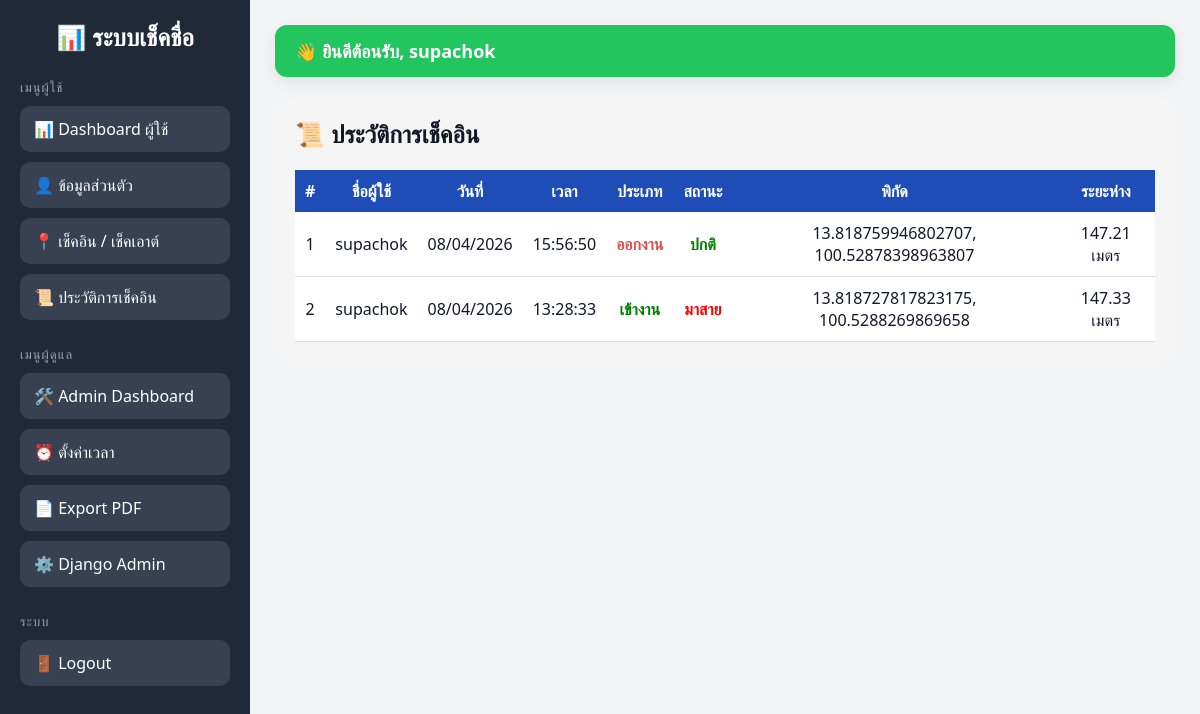
Before: /history/ (signed in) with the older database file.
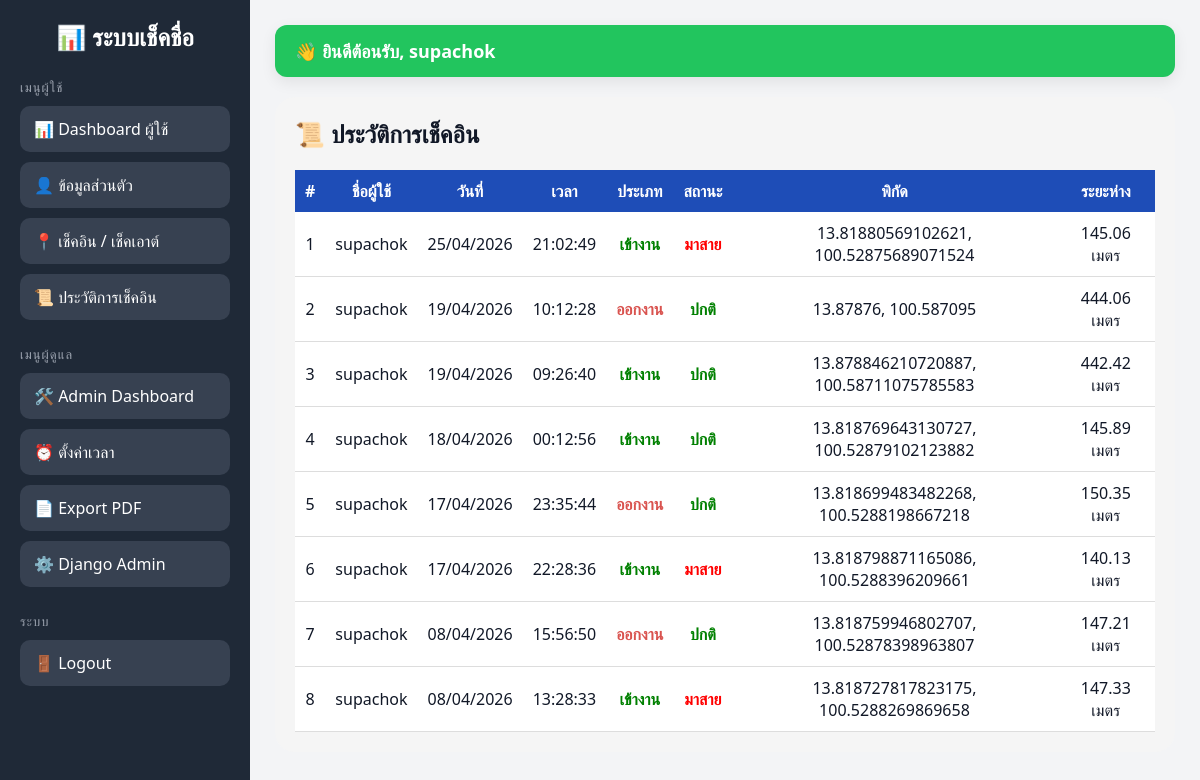
After: the same page with the newer database file.
### checkin/models.py (models this page shows, shortened)
class CheckInRecord(models.Model):
    ACTION_CHOICES = [
        ('checkin', 'Check In'),
        ('checkout', 'Check Out'),
    ]
    STATUS_CHOICES = [
        ('present', 'Present'),
        ('late', 'Late'),
    ]
    user = models.ForeignKey(User, on_delete=models.CASCADE)
    action = models.CharField(max_length=10, choices=ACTION_CHOICES)
    latitude = models.FloatField()
    longitude = models.FloatField()
    distance = models.FloatField(default=0)
    status = models.CharField(max_length=10, choices=STATUS_CHOICES, default='present')
    created_at = models.DateTimeField(auto_now_add=True)

### checkin/views.py (the view)
# urls.py: path('history/', views.history_view, name='history'),
@login_required
def history_view(request):
    data = (
        CheckInRecord.objects
        .filter(user=request.user)
        .select_related('user')
        .order_by('-created_at')
    )
    return render(request, 'history.html', {'data': data})

### checkin/templates/history.html
{% extends 'base.html' %}
{% block content %}
<div style="background:#f5f5f5; padding:20px; border-radius:20px;">
    <h2 style="margin-bottom:20px;">📜 ประวัติการเช็คอิน</h2>
    <div style="overflow-x:auto;">
        <table style="width:100%; border-collapse:collapse; background:white;">
            <thead>
                <tr style="background:#1e4db7; color:white;">
                    <th style="padding:10px; text-align:center;">#</th>
                    <th style="padding:10px; text-align:center;">ชื่อผู้ใช้</th>
                    <th style="padding:10px; text-align:center;">วันที่</th>
                    <th style="padding:10px; text-align:center;">เวลา</th>
                    <th style="padding:10px; text-align:center;">ประเภท</th>
                    <th style="padding:10px; text-align:center;">สถานะ</th>
                    <th style="padding:10px; text-align:center;">พิกัด</th>
                    <th style="padding:10px; text-align:center;">ระยะห่าง</th>
                </tr>
            </thead>
            <tbody>
                {% for record in data %}
                <tr style="border-bottom:1px solid #ddd;">
                    <td style="padding:10px; text-align:center;">{{ forloop.counter }}</td>
                    <td style="padding:10px; text-align:center;">
                        {{ record.user.username }}
                    </td>
                    <td style="padding:10px; text-align:center;">
                        {{ record.created_at|date:"d/m/Y" }}
                    </td>
                    <td style="padding:10px; text-align:center;">
                        {{ record.created_at|time:"H:i:s" }}
                    </td>
                    <td style="padding:10px; text-align:center;">
                        {% if record.action == 'checkin' %}
                        <span style="color:green; font-weight:bold;">เข้างาน</span>
                        {% elif record.action == 'checkout' %}
                        <span style="color:#d9534f; font-weight:bold;">ออกงาน</span>
                        {% else %}
                        {{ record.action }}
                        {% endif %}
                    </td>
                    <td style="padding:10px; text-align:center;">
                        {% if record.status == 'late' %}
                        <span style="color:red; font-weight:bold;">มาสาย</span>
                        {% else %}
                        <span style="color:green; font-weight:bold;">ปกติ</span>
                        {% endif %}
                    </td>
                    <td style="padding:10px; text-align:center;">
                        {{ record.latitude }}, {{ record.longitude }}
                    </td>
                    <td style="padding:10px; text-align:center;">
                        {{ record.distance|floatformat:2 }} เมตร
                    </td>
                </tr>
                {% empty %}
                <tr>
                    <td colspan="8" style="padding:15px; text-align:center;">
                        ยังไม่มีข้อมูลการเช็คอิน
                    </td>
                </tr>
                {% endfor %}
            </tbody>
        </table>
    </div>
</div>
{% endblock %}

Changed rows visible on the page:
added CheckInRecord: user.username "supachok", created_at "25/04/2026", created_at "21:02:49", action "เข้างาน", status "มาสาย", latitude "13.81880569102621", longitude "100.52875689071524", distance "145.06"
added CheckInRecord: user.username "supachok", created_at "19/04/2026", created_at "10:12:28", action "ออกงาน", status "ปกติ", latitude "13.87876", longitude "100.587095", distance "444.06"
added CheckInRecord: user.username "supachok", created_at "19/04/2026", created_at "09:26:40", action "เข้างาน", status "ปกติ", latitude "13.878846210720887", longitude "100.58711075785583", distance "442.42"
added CheckInRecord: user.username "supachok", created_at "18/04/2026", created_at "00:12:56", action "เข้างาน", status "ปกติ", latitude "13.818769643130727", longitude "100.52879102123882", distance "145.89"
added CheckInRecord: user.username "supachok", created_at "17/04/2026", created_at "23:35:44", action "ออกงาน", status "ปกติ", latitude "13.818699483482268", longitude "100.5288198667218", distance "150.35"
added CheckInRecord: user.username "supachok", created_at "17/04/2026", created_at "22:28:36", action "เข้างาน", status "มาสาย", latitude "13.818798871165086", longitude "100.5288396209661", distance "140.13"
